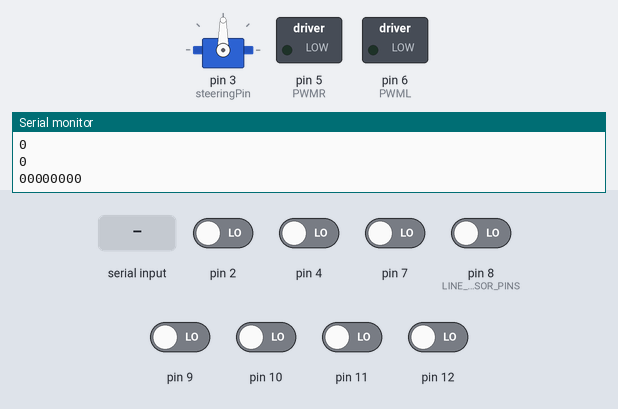
This sketch was run on a simulated Arduino Uno, built with avr-gcc and run on an emulated ATmega328P. Shown: servo, switched loads named in the sketch (green lamp = pin HIGH), the last lines printed to the serial monitor. The inputs (shaded band) are chosen by the test bench; at power-on: pin 2, pin 4, pin 7, pin 8 (LINE_SENSOR_PINS), pin 9–12 LOW.

Above: at 2.2 s.
2.3 s: "90,45\n" received over Serial
At 2.9 s:
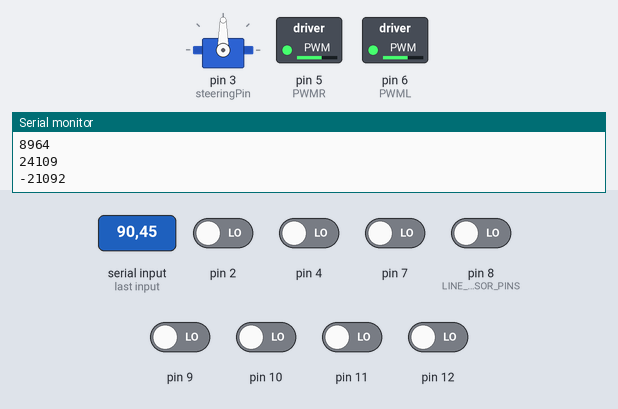
3.8 s: "30,150\n" received over Serial
At 4.8 s:
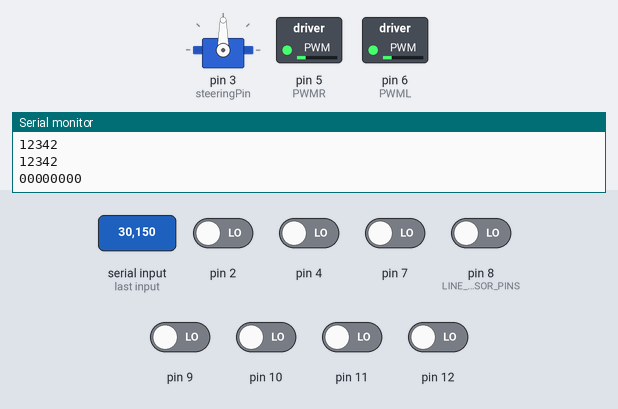
5.3 s: "0\n" received over Serial
At 6.5 s:
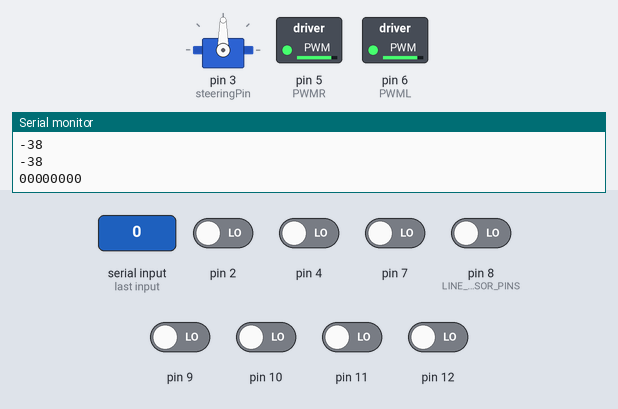
6.8 s: "90\n" received over Serial
At 7.1 s:
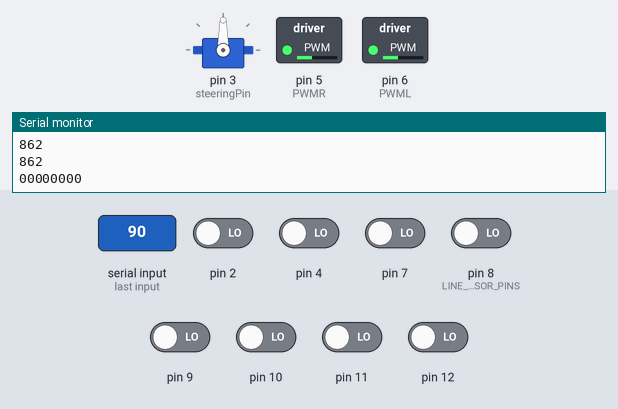
Timing chart, 0 to 9.3 s (numbered marks = the images above; inputs shaded):
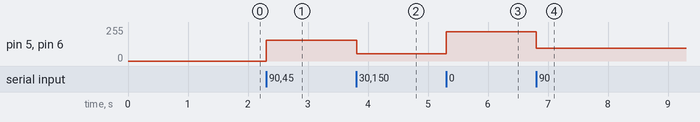

The sketch:

robot.ino
```cpp
#include <Servo.h>
#include "LineSensor.h"
#include "steering.h"
#include "constants.h"
using namespace steering;


    int const LINE_SENSOR_PINS = 8;
    int const steeringPin = 3;

    //the array is the pins L3, L2 ... R2, R3
    LineSensor lineSensor( new int [8] {12, 11, 10, 9, 8, 7, 4, 2}, LINE_SENSOR_PINS );
    int* data = new int[8];

    Servo steeringMotor;
    int input = 0;
    bool go = false;

void setup() {

    steeringMotor.attach(steeringPin); //attach servo to pin 3

    Serial.begin(9600);

    pinMode(PWMR, OUTPUT);
    pinMode(PWML, OUTPUT);
    delay(1000);

}

void loop() {

   // delay(500);
    if (Serial.peek() != -1) {
        input = 0;
          Serial.println(Serial.peek());
          delay(5);
        while(Serial.available()) {
          Serial.println(input*10 + (Serial.peek()-'0'));
          input = input*10 + (Serial.read()-'0');
        }
    }

   // if (go == 1){
        steer(lineSensor, LINE_SENSOR_PINS, steeringMotor, input);
        lineSensor.getCurrent(data);
        if (millis()%1000 == 0) {
        for (int i = 0; i < 8; ++i) {
            Serial.print(data[i]);
        }
        Serial.println(' ');
        }
    //} else {

  //analogWrite(PWMR, 0);
  //analogWrite(PWML, 0);
   // }
}
```

LineSensor.cpp
```cpp
#include "LineSensor.h"
#include <Arduino.h>


LineSensor::LineSensor() {
	sensors = 0;
	current = lastSeen = pins = 0x0;
}


LineSensor::LineSensor(const int* pinNums, int numOfPins) {
	sensors = numOfPins;

	current = new int [sensors];
	lastSeen = new int [sensors];

	for (int i = 0; i < numOfPins; ++i) {
		current[i] = lastSeen[i] = 0;
	}


	pins = new int [sensors];

	for (int i = 0; i < numOfPins; ++i) {
		pins[i] = pinNums[i];
		pinMode(pins[i], INPUT);
	}
}


void LineSensor::getCurrent(int* arr) {
   for (int i = 0; i < sensors; ++i) {
    arr[i] = current[i];
  }
}


void LineSensor::getLastSeen(int* arr) {

  for (int i = 0; i < sensors; ++i) {
    arr[i] = lastSeen[i];
  }

}


/**
 * This function updates the arrays current and lastSeen.
 * lastSeen will only be overwritten if current has at least one true.
 *
 * @author Blake Lasky
 *
 * @param current current line data array
 * @param lastSeen reading data from last time we got at least one true reading
 * @param pinSpots pins corresponding to the previous two data arrays
 * @param arraySize size of the previous three arrays
 */
void LineSensor::update () {
    int* temp;

    temp = getSensorData();

    if ( hasOneTrue() ) {
        // shifts data from current to lastSeen and from temp to current
        for (int i = 0; i < sensors; ++i) {
            lastSeen[i] = current[i];
            current[i] = temp[i];
        }
    } else {
        //overwrites current with temp; does not affect lastSeen
        for (int i = 0; i < sensors; ++i) {
            current[i] = temp[i];
        }
    }

    delete[] temp;

}


/**
 * This function reads pins from pinSpots into array lineData of size arraySize.
 *
 * @author Blake Lasky
 *
 * @param lineData is an array which will be overidden with new data
 * @param pinSpots stores the pin numbers to read data in to put in lineData
 * @param arraySize stores the size of the other arrays; defaults to 8
 */
int* LineSensor::getSensorData() {

	int* temp = new int [8];

	//get sensor data from all 8 pins
	for (int i = 0; i < sensors; ++i) {
		temp[i] = digitalRead( pins[i] );
	}

	return temp;
}


/**
 * This function takes an array and check to make sure it has at least one true value
 *
 * @author Blake Lasky
 *
 * @param array the array to iterate through and check for a true value
 * @param arraySize size of the array passed in
 *
 * @return returns whether or not there was at least one true value
 */
bool LineSensor::hasOneTrue () {

    for (int i = 0; i < sensors; ++i) {
        if (current[i]) {
            return true;
        }
    }

    return false;
}
```

LineSensor.h
```cpp
#ifndef LINESENSOR_H
#define LINESENSOR_H

class LineSensor {

private:

	//how mant sensors are on the line sensor board
	int sensors;

	//stores current data from line sensor
    int* current;

    //stores data from when line was last seen
    int* lastSeen;

    //list of the pins where the sensor is where [0] is L3 and [7] is R3
	int* pins;


	// Various helper member functions.
	int* getSensorData();

 	LineSensor();

public:
 bool hasOneTrue();

	//constructors
	//NOTE: make sure you pass in an array of pin numbers!
	//			this will not work properly otherwise.
	LineSensor(const int* pinNums, int numOfPins = 8);


	//will overwrite array with current line data
	void getCurrent(int* array);

	//will overwrite array with last seen line data
	void getLastSeen(int* array);


	//updates current and lastSeen
	void update();

};

#endif
```

constants.h
```cpp
#ifndef CONSTANTS_H
#define CONSTANTS_H

const int test = 100;


//*** line sensor mesurements ***//
const int SENSOR_DISTANCES[8] = {0, 3, 7, 10, 18, 24, 28, 33};

	int const NOSE_LENGTH = 75;

	int const STEERING_LOWER_BOUND = 40;
	int const STEERING_UPPER_BOUND = 125;

	int const NUMBER_OF_PINS = 8;

  int const PWMR = 5;
  int const PWML = 6;

  static int TOP_SPEED = 40;

#endif
```

steering.cpp
```cpp
#include "constants.h"
#include "steering.h"
#include "LineSensor.h"
#include <Arduino.h>
#include <Servo.h>

void steering::steer(LineSensor lineSensor, int size, Servo motor, int speed) {


    int* data = new int [size];
    int priority;
    int angle;

    lineSensor.update();
    lineSensor.getCurrent(data);

    angle = getAngle(data, size);

    moveServo(angle, motor);

    angle = motor.read() - 90;

    drive(angle, speed);

    delete [] data;

    return;
}


int steering::getAngle(int*array, int size) {
    int state;

    state = getCurrentState(array, size);

    return angleFromState(state);
}


int steering::getCurrentState(int* array, int size) {

    int index;
    int leftMost;
    int amount = 0;
    int state;

    for (int i = 0; i < size; ++i) {
        if (array[i]) {
            if (amount == 0) {
              leftMost = i;
            }
            ++amount;
            index = i;
        } else if (amount) {
            break;
        }
    }

    switch(amount) {
        case 0:
            if (getLastState() > 0) {
                state = 8;
            } else {
                state = -8;
            }
            break;
        case 1:
            state = index * 2 - 7;
            break;
        case 2:
            state = index * 2 - 8;
            break;
        default:
            if (3 - leftMost < index - 4) {
              state = 10;
            } else {
              state = -10;
            }


    }
    addToStates(state);
    return state;
}


int steering::angleFromState(int state) {
    int angle;

    if (-8 < state && state < 8) {
        if (state < 0) {
            angle = -toDegrees(SENSOR_DISTANCES[-state], NOSE_LENGTH);
        } else {
            angle = toDegrees(SENSOR_DISTANCES[state], NOSE_LENGTH);
        }
    } else {
        return state * 5;
    }

    return angle/5;
}

int steering::getLastState(int n) {
    return lastStates[(statesCounter+9-n) % 5];
}


void steering::setServo (int angle, Servo motor ) {

// make sure angle is within valid range
    if (angle < STEERING_LOWER_BOUND) {
        angle = STEERING_LOWER_BOUND;
    } else if (angle > STEERING_UPPER_BOUND) {
        angle = STEERING_UPPER_BOUND;
    }

    motor.write(angle);

    return;
}


void steering::moveServo (int delta, Servo motor ) {

    setServo(delta + motor.read(), motor);

    return;
}


int steering::toDegrees (int distance, int radius) {

    return 360 * distance / (PI * 2 * radius);
}


void steering::addToStates(int state) {
    lastStates[statesCounter] = state;
    statesCounter = (statesCounter + 1) % 5;
}

void steering::drive(int angle, int speed) {
  int left;
  int right;
  if (angle > 0) {
    left  = speed;
    right = speed * ratio(angle);
  } else {
    right = speed;
    left  = speed/ratio(angle);
  }

  analogWrite(PWMR, right);
  analogWrite(PWML, left);

        if (millis()%1000 == 0) {
  Serial.println(right);
  Serial.println(left);
        }
}

double steering::ratio(int angle) {
  return angle / -75.0 + 1.0;
}

// ************ NO LONGER USED **************
/*
int steering::priorityEncoder(int* array, int size) {

    for (int i = 0; i <= (size - 3) / 2; ++i) {

        if (array[i]) {
            if (array[size - i - 1]) {
                continue;
            } else {
                return i;
            }
        } else if (array[size - i - 1]) {
            return size - i - 1;
        }
    }

    return 8;
}

int steering::howManyOnes(int* array, int size) {
    int count = 0;
    for (int i = 0; i < size; ++i) {
        count += array[i];
    }
    return count;
}*/
```

steering.h
```cpp
#ifndef STEERING_H
#define STEERING_H
#include "LineSensor.h"
#include <Arduino.h>
#include <Servo.h>

namespace steering {

	static int statesCounter = 0;
	static int lastStates[5] = {0, 0, 0, 0, 0};


	int getAngle(int* array, int size);

	int getCurrentState(int* array, int size);

	void addToStates(int state);

	int getLastState(int state = 0);

	int angleFromState(int state);

  void drive(int angle, int speed);

  double ratio(int angle);


	/*
	int priorityEncoder(int* array, int size);
	int howManyOnes(int* array, int size);
	*/

	/**
	 * This function sets the servo to a certain angle in degrees.
	 * This function limits the input to [50, 110].
	 *
	 * @author Blake Lasky
	 * @param angle the angle to set the servo to
	 * @param motor the servo the move
	 */
	 void setServo (int angle, Servo motor );


	/**
	 * This function changes the servos position by delta degrees.
	 * This function limits the input to [50, 110].
	 *
	 * @author Blake Lasky
	 * @param angle the angle to change the current motor position by
	 */
	 void moveServo (int delta, Servo motor );


	//takes the array with numbers in it
	//adds the numbers together and steers with it
	 void steer(LineSensor lineSensor, int size, Servo motor, int speed);


	/**
	 * This function takes in a distance to move along the circumference
	 * and the radius of the circle.
	 *
	 * @author Blake Lasky
	 * @param angle the angle to set
	 * @return degrees to turn to achieve desired distance
	 */
	 int toDegrees (int distance, int radius);

}

#endif
```

Measured:
- after the input at 2.3 s, pin 5 (PWMR), pin 6 (PWML): 0/255 → 156/255 at once
- after the input at 3.8 s, pin 5 (PWMR), pin 6 (PWML): 156/255 → 54/255 at once
- after the input at 5.3 s, pin 5 (PWMR), pin 6 (PWML): 54/255 → 218/255 at once
- after the input at 6.8 s, pin 5 (PWMR), pin 6 (PWML): 218/255 → 94/255 at once
